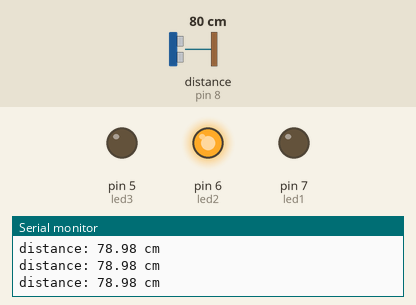
The sketch below on a simulated Arduino Uno, built with avr-gcc and run on an emulated ATmega328P. On the bench: output pins drawn as LEDs (lit = HIGH), the last lines printed to the serial monitor. Wiring (inferred from the names in the program): ultrasonic range finder: trigger pin 9; echo pin 8. The test bench sets the inputs (shaded band); at power-on: distance to the obstacle (sensor on pin 8) 80 cm. The echo pulse lasts 58.3 µs per cm; pins used as bus, display or sensor lines are not drawn.

Above: at 1.3 s.
1.4 s: distance to the obstacle (sensor on pin 8) set to 12 cm
2.9 s: distance to the obstacle (sensor on pin 8) set to 9 cm
At 3.5 s:
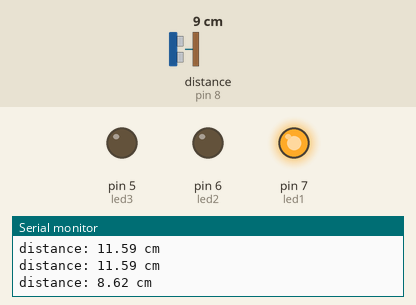
4.5 s: distance to the obstacle (sensor on pin 8) set to 120 cm
At 5.0 s:
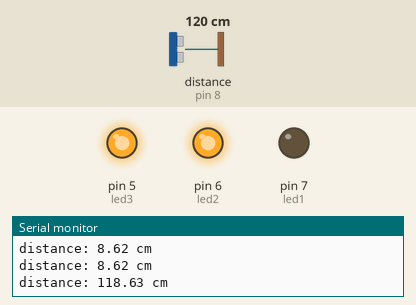
6.0 s: distance to the obstacle (sensor on pin 8) set to 106 cm
7.5 s: distance to the obstacle (sensor on pin 8) set to 96 cm
At 8.7 s:
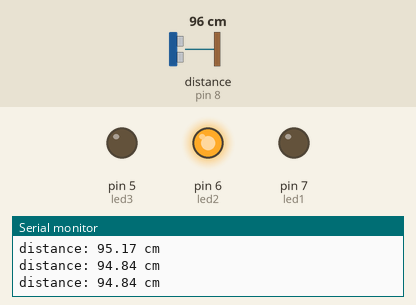
9.0 s: distance to the obstacle (sensor on pin 8) set to 2 cm
At 9.4 s:
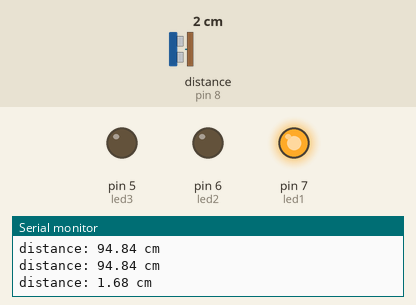
Timing chart, 0 to 11.5 s (numbered marks = the images above; inputs shaded):
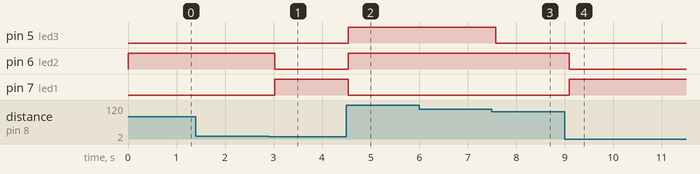

The sketch:

or_gate_arduino.ino
```cpp
const int trigpin = 9;
const int echopin = 8;
const int led1 = 7;
const int led2 = 6;
const int led3 = 5;
float duration, distance;

void setup() {
  pinMode(trigpin, OUTPUT); // set arduino pin to output mode
  pinMode(echopin, INPUT);  // set arduino pin to input mode
  pinMode(led1, OUTPUT);
  pinMode(led2,OUTPUT);
  pinMode(led3,OUTPUT);
  Serial.begin(9600);


}

void loop() {
  // put your main code here, to run repeatedly:


  digitalWrite(trigpin, HIGH);
  delayMicroseconds(10);
  digitalWrite(trigpin, LOW);

  // measure duration of pulse from ECHO pin
  duration = pulseIn(echopin, HIGH);
  // calculate the distance
  distance = 0.017 * duration;
  if(distance < 10){
    digitalWrite(led1, HIGH);
    // turn on LED
  }
  else {
    digitalWrite(led1, LOW);
  }
  if(distance > 10){
    digitalWrite(led2, HIGH);
    // turn on LED
  }
  else {
    digitalWrite(led2, LOW);
  }
  if(distance > 100){
    digitalWrite(led3, HIGH);
    // turn on LED
  }
  else {
    digitalWrite(led3, LOW);
  }
  Serial.print("distance: ");
  Serial.print(distance);
  Serial.println(" cm");

  delay(500);
}
```

Measured:
- the behaviour switches between 11 and 10 cm on distance to the obstacle (sensor on pin 8) (found by bisection; images 0 and 1)
- the behaviour switches between 101 and 100 cm on distance to the obstacle (sensor on pin 8) (found by bisection; images 2 and 3)
- after the input at 2.9 s, pin 6 (led2): HIGH → LOW after 0.12 s; pin 7 (led1): LOW → HIGH after 0.12 s
- after the input at 4.5 s, pin 5 (led3), pin 6 (led2): LOW → HIGH at once; pin 7 (led1): HIGH → LOW at once
- after the input at 7.5 s, pin 5 (led3): HIGH → LOW after 0.08 s
- after the input at 9.0 s, pin 6 (led2): HIGH → LOW after 0.09 s; pin 7 (led1): LOW → HIGH after 0.09 s
